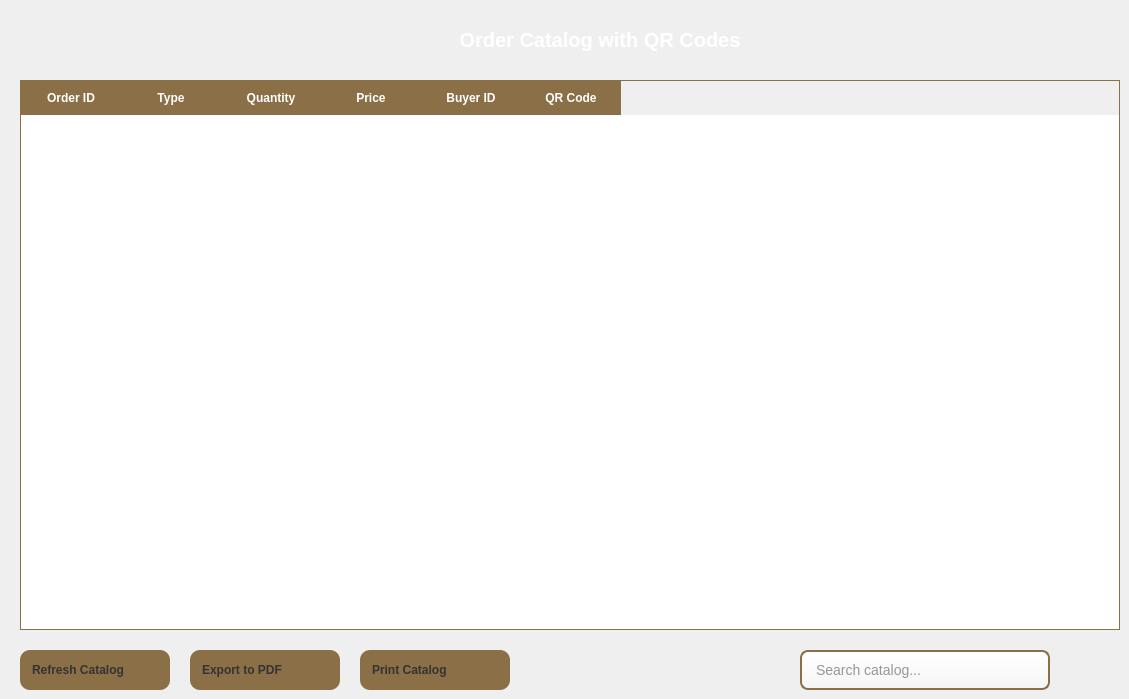
        <widget class="QWidget" name="tab_catalog">
         <property name="styleSheet">
          <string notr="true">
QLineEdit {
    background: qlineargradient(x1:0, y1:0, x2:0, y2:1, stop:0 #FFFFFF, stop:1 #F5F5F5);
    border: 2px solid #8B6F47;
    border-radius: 8px;
    padding: 3px 12px;
    font-size: 14px;
    color: #333;
    selection-background-color: #8B6F47;
    selection-color: white;
}
QLineEdit:hover {
    border: 2px solid #A0825A;
    background: qlineargradient(x1:0, y1:0, x2:0, y2:1, stop:0 #FFFFFF, stop:1 #FAFAFA);
}
QLineEdit:focus {
    border: 2px solid #8B4513; 
    background: #FFFAF0;
}
    </string>
         </property>
         <attribute name="title">
          <string>Catalog</string>
         </attribute>
         <widget class="QLabel" name="label_catalog_title">
          <property name="geometry">
           <rect>
            <x>450</x>
            <y>20</y>
            <width>300</width>
            <height>40</height>
           </rect>
          </property>
          <property name="styleSheet">
           <string notr="true">font-size: 20px; font-weight: bold; color: white;</string>
          </property>
          <property name="text">
           <string>Order Catalog with QR Codes</string>
          </property>
          <property name="alignment">
           <set>Qt::AlignmentFlag::AlignCenter</set>
          </property>
         </widget>
         <widget class="QTableWidget" name="table_catalog">
          <property name="geometry">
           <rect>
            <x>20</x>
            <y>80</y>
            <width>1100</width>
            <height>550</height>
           </rect>
          </property>
          <property name="styleSheet">
           <string notr="true">
        QHeaderView::section { background-color: #8B6F47; color: white; font-weight: bold; border: none; padding: 8px; }
        QTableWidget { border: 1px solid #8B6F47; selection-background-color: #E0E0E0; selection-color: white; gridline-color: #8B6F47; }
        QTableWidget::item { padding: 5px; }
       </string>
          </property>
          <property name="rowCount">
           <number>0</number>
          </property>
          <property name="columnCount">
           <number>6</number>
          </property>
          <column>
           <property name="text">
            <string>Order ID</string>
           </property>
          </column>
          <column>
           <property name="text">
            <string>Type</string>
           </property>
          </column>
          <column>
           <property name="text">
            <string>Quantity</string>
           </property>
          </column>
          <column>
           <property name="text">
            <string>Price</string>
           </property>
          </column>
          <column>
           <property name="text">
            <string>Buyer ID</string>
           </property>
          </column>
          <column>
           <property name="text">
            <string>QR Code</string>
           </property>
          </column>
         </widget>
         <widget class="QPushButton" name="btn_refresh_catalog">
          <property name="geometry">
           <rect>
            <x>20</x>
            <y>650</y>
            <width>150</width>
            <height>40</height>
           </rect>
          </property>
          <property name="styleSheet">
           <string notr="true">
                QPushButton { background-color: #8B6F47; border-radius: 10px; color: #333; font-weight: bold; padding-left: 12px; text-align: left; }
                QPushButton:hover { background-color: #FFF; border: 2px solid #8B6F47; }
       </string>
          </property>
          <property name="text">
           <string>Refresh Catalog</string>
          </property>
                    <property name="icon">
                     <iconset resource="resources.qrc">
                        <normaloff>:/assets/refresh.png</normaloff>:/assets/refresh.png</iconset>
                    </property>
                    <property name="iconSize">
                     <size>
                        <width>24</width>
                        <height>24</height>
                     </size>
                    </property>
         </widget>
         <widget class="QPushButton" name="btn_export_catalog">
          <property name="geometry">
           <rect>
            <x>190</x>
            <y>650</y>
            <width>150</width>
            <height>40</height>
           </rect>
          </property>
          <property name="styleSheet">
           <string notr="true">
                QPushButton { background-color: #8B6F47; border-radius: 10px; color: #333; font-weight: bold; padding-left: 12px; text-align: left; }
                QPushButton:hover { background-color: #FFF; border: 2px solid #8B6F47; }
       </string>
          </property>
          <property name="text">
           <string>Export to PDF</string>
          </property>
                    <property name="icon">
                     <iconset resource="resources.qrc">
                        <normaloff>:/assets/pdf_export.png</normaloff>:/assets/pdf_export.png</iconset>
                     </property>
                    <property name="iconSize">
                     <size>
                        <width>24</width>
                        <height>24</height>
                     </size>
                    </property>
         </widget>
         <widget class="QPushButton" name="btn_print_catalog">
          <property name="geometry">
           <rect>
            <x>360</x>
            <y>650</y>
            <width>150</width>
            <height>40</height>
           </rect>
          </property>
          <property name="styleSheet">
           <string notr="true">
                QPushButton { background-color: #8B6F47; border-radius: 10px; color: #333; font-weight: bold; padding-left: 12px; text-align: left; }
                QPushButton:hover { background-color: #FFF; border: 2px solid #8B6F47; }
       </string>
          </property>
          <property name="text">
           <string>Print Catalog</string>
          </property>
                    <property name="icon">
                     <iconset resource="resources.qrc">
                        <normaloff>:/assets/printer.png</normaloff>:/assets/printer.png</iconset>
                     </property>
                    <property name="iconSize">
                     <size>
                        <width>24</width>
                        <height>24</height>
                     </size>
                    </property>
         </widget>
         <widget class="QLineEdit" name="le_catalog_search">
          <property name="geometry">
           <rect>
            <x>800</x>
            <y>650</y>
            <width>250</width>
            <height>40</height>
           </rect>
          </property>
          <property name="placeholderText">
           <string>Search catalog...</string>
          </property>
         </widget>
        </widget>
